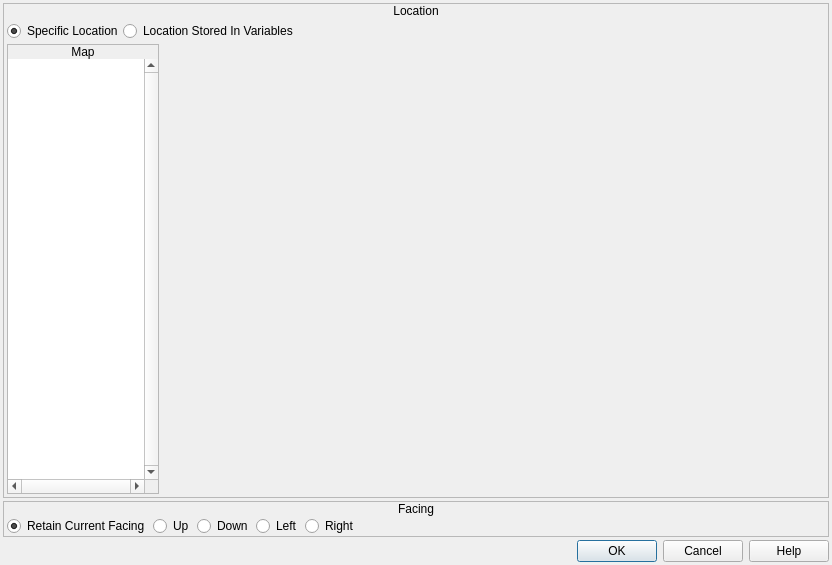
<?xml version="1.0" encoding="UTF-8"?>
<ui version="4.0">
 <class>ConfigureEvent_Teleport</class>
 <widget class="QDialog" name="ConfigureEvent_Teleport">
  <property name="geometry">
   <rect>
    <x>0</x>
    <y>0</y>
    <width>832</width>
    <height>565</height>
   </rect>
  </property>
  <property name="windowTitle">
   <string>Teleport</string>
  </property>
  <property name="windowIcon">
   <iconset resource="gui_icons.qrc">
    <normaloff>:/icons/openrpgmaker.png</normaloff>:/icons/openrpgmaker.png</iconset>
  </property>
  <property name="styleSheet">
   <string notr="true">.QFrame
{
	border-width: 1px;
	border-style: solid;
	border-color: palette(window-text);
}

.QFrame&gt;QLabel
{
	border-width: 0px;
	background-color: palette(window-text);
	color: palette(window);
	font-weight: bold;
}

.QFrame&gt;QCheckBox
{
	background-color: palette(window-text);
	border-width: 0px;
	border-style: none;
	color: palette(window);
	spacing: 3px;
	font-weight: bold;
	padding: 0px 0px 0px 3px;
}

.QFrame&gt;QCheckBox::indicator
{
	min-width: 8px;
	max-width: 8px;
	min-height: 8px;
	max-height: 8px;
	width: 8px;
	height: 8px;
	border-width: 2px;
	border-radius: 0px;
	border-style: ridge;
	border-color: palette(mid);
}

.QFrame&gt;QCheckBox::indicator:unchecked
{
	background-color: palette(base);
}

.QFrame&gt;QCheckBox::indicator:checked
{
	background-color: palette(window-text);
}

.QFrame&gt;QCheckBox::indicator:hover
{
	border-color: palette(highlight);
}</string>
  </property>
  <layout class="QVBoxLayout" name="verticalLayout_12">
   <property name="spacing">
    <number>3</number>
   </property>
   <property name="margin">
    <number>3</number>
   </property>
   <item>
    <widget class="QFrame" name="frame">
     <property name="frameShape">
      <enum>QFrame::StyledPanel</enum>
     </property>
     <property name="frameShadow">
      <enum>QFrame::Raised</enum>
     </property>
     <layout class="QVBoxLayout" name="verticalLayout">
      <property name="spacing">
       <number>0</number>
      </property>
      <property name="margin">
       <number>0</number>
      </property>
      <item>
       <widget class="QLabel" name="label">
        <property name="sizePolicy">
         <sizepolicy hsizetype="Preferred" vsizetype="Fixed">
          <horstretch>0</horstretch>
          <verstretch>0</verstretch>
         </sizepolicy>
        </property>
        <property name="text">
         <string>Location</string>
        </property>
        <property name="alignment">
         <set>Qt::AlignCenter</set>
        </property>
       </widget>
      </item>
      <item>
       <widget class="QWidget" name="widget" native="true">
        <layout class="QVBoxLayout" name="verticalLayout_2">
         <property name="spacing">
          <number>3</number>
         </property>
         <property name="margin">
          <number>3</number>
         </property>
         <item>
          <widget class="QWidget" name="widget_2" native="true">
           <property name="sizePolicy">
            <sizepolicy hsizetype="Preferred" vsizetype="Fixed">
             <horstretch>0</horstretch>
             <verstretch>0</verstretch>
            </sizepolicy>
           </property>
           <layout class="QHBoxLayout" name="horizontalLayout">
            <property name="spacing">
             <number>0</number>
            </property>
            <property name="margin">
             <number>0</number>
            </property>
            <item>
             <widget class="QRadioButton" name="rbSpecificLocation">
              <property name="sizePolicy">
               <sizepolicy hsizetype="Fixed" vsizetype="Fixed">
                <horstretch>0</horstretch>
                <verstretch>0</verstretch>
               </sizepolicy>
              </property>
              <property name="text">
               <string>Specific Location</string>
              </property>
              <property name="checked">
               <bool>true</bool>
              </property>
             </widget>
            </item>
            <item>
             <widget class="QRadioButton" name="rbStoredLocation">
              <property name="sizePolicy">
               <sizepolicy hsizetype="Fixed" vsizetype="Fixed">
                <horstretch>0</horstretch>
                <verstretch>0</verstretch>
               </sizepolicy>
              </property>
              <property name="text">
               <string>Location Stored In Variables</string>
              </property>
             </widget>
            </item>
            <item>
             <widget class="QWidget" name="widget_8" native="true"/>
            </item>
           </layout>
          </widget>
         </item>
         <item>
          <widget class="QStackedWidget" name="stackedWidget">
           <property name="currentIndex">
            <number>1</number>
           </property>
           <widget class="QWidget" name="wVariables">
            <layout class="QVBoxLayout" name="verticalLayout_5">
             <property name="spacing">
              <number>3</number>
             </property>
             <property name="margin">
              <number>0</number>
             </property>
             <item>
              <widget class="QWidget" name="widget_9" native="true">
               <property name="sizePolicy">
                <sizepolicy hsizetype="Preferred" vsizetype="Fixed">
                 <horstretch>0</horstretch>
                 <verstretch>0</verstretch>
                </sizepolicy>
               </property>
               <layout class="QHBoxLayout" name="horizontalLayout_4">
                <property name="spacing">
                 <number>3</number>
                </property>
                <property name="margin">
                 <number>0</number>
                </property>
                <item>
                 <widget class="QFrame" name="frame_2">
                  <property name="sizePolicy">
                   <sizepolicy hsizetype="Fixed" vsizetype="Fixed">
                    <horstretch>0</horstretch>
                    <verstretch>0</verstretch>
                   </sizepolicy>
                  </property>
                  <property name="frameShape">
                   <enum>QFrame::StyledPanel</enum>
                  </property>
                  <property name="frameShadow">
                   <enum>QFrame::Raised</enum>
                  </property>
                  <layout class="QVBoxLayout" name="verticalLayout_6">
                   <property name="spacing">
                    <number>0</number>
                   </property>
                   <property name="margin">
                    <number>0</number>
                   </property>
                   <item>
                    <widget class="QLabel" name="label_5">
                     <property name="sizePolicy">
                      <sizepolicy hsizetype="Preferred" vsizetype="Fixed">
                       <horstretch>0</horstretch>
                       <verstretch>0</verstretch>
                      </sizepolicy>
                     </property>
                     <property name="text">
                      <string>Variables</string>
                     </property>
                     <property name="alignment">
                      <set>Qt::AlignCenter</set>
                     </property>
                    </widget>
                   </item>
                   <item>
                    <widget class="QWidget" name="widget_3" native="true">
                     <layout class="QHBoxLayout" name="horizontalLayout_2">
                      <property name="spacing">
                       <number>3</number>
                      </property>
                      <property name="margin">
                       <number>0</number>
                      </property>
                      <item>
                       <widget class="QWidget" name="widget_5" native="true">
                        <property name="sizePolicy">
                         <sizepolicy hsizetype="Fixed" vsizetype="Preferred">
                          <horstretch>0</horstretch>
                          <verstretch>0</verstretch>
                         </sizepolicy>
                        </property>
                        <layout class="QVBoxLayout" name="verticalLayout_3">
                         <property name="spacing">
                          <number>3</number>
                         </property>
                         <property name="margin">
                          <number>0</number>
                         </property>
                         <item>
                          <widget class="QLabel" name="label_4">
                           <property name="sizePolicy">
                            <sizepolicy hsizetype="Preferred" vsizetype="Fixed">
                             <horstretch>0</horstretch>
                             <verstretch>0</verstretch>
                            </sizepolicy>
                           </property>
                           <property name="text">
                            <string>Map Variable:</string>
                           </property>
                          </widget>
                         </item>
                         <item>
                          <widget class="QLabel" name="label_2">
                           <property name="sizePolicy">
                            <sizepolicy hsizetype="Preferred" vsizetype="Fixed">
                             <horstretch>0</horstretch>
                             <verstretch>0</verstretch>
                            </sizepolicy>
                           </property>
                           <property name="text">
                            <string>X Variable:</string>
                           </property>
                          </widget>
                         </item>
                         <item>
                          <widget class="QLabel" name="label_3">
                           <property name="sizePolicy">
                            <sizepolicy hsizetype="Preferred" vsizetype="Fixed">
                             <horstretch>0</horstretch>
                             <verstretch>0</verstretch>
                            </sizepolicy>
                           </property>
                           <property name="text">
                            <string>Y Variable: </string>
                           </property>
                          </widget>
                         </item>
                         <item>
                          <widget class="QLabel" name="label_7">
                           <property name="sizePolicy">
                            <sizepolicy hsizetype="Preferred" vsizetype="Fixed">
                             <horstretch>0</horstretch>
                             <verstretch>0</verstretch>
                            </sizepolicy>
                           </property>
                           <property name="text">
                            <string>Layer Variable:</string>
                           </property>
                          </widget>
                         </item>
                        </layout>
                       </widget>
                      </item>
                      <item>
                       <widget class="QWidget" name="widget_7" native="true">
                        <layout class="QVBoxLayout" name="verticalLayout_4">
                         <property name="spacing">
                          <number>3</number>
                         </property>
                         <property name="margin">
                          <number>0</number>
                         </property>
                         <item>
                          <widget class="QWidget" name="wMapVariable" native="true">
                           <layout class="QHBoxLayout" name="horizontalLayout_38">
                            <property name="spacing">
                             <number>0</number>
                            </property>
                            <property name="margin">
                             <number>0</number>
                            </property>
                            <item>
                             <widget class="QLabel" name="lblMapVariable">
                              <property name="sizePolicy">
                               <sizepolicy hsizetype="Preferred" vsizetype="Preferred">
                                <horstretch>0</horstretch>
                                <verstretch>0</verstretch>
                               </sizepolicy>
                              </property>
                              <property name="minimumSize">
                               <size>
                                <width>300</width>
                                <height>0</height>
                               </size>
                              </property>
                              <property name="font">
                               <font>
                                <family>Monospace</family>
                               </font>
                              </property>
                              <property name="styleSheet">
                               <string notr="true">background-color: palette(base);</string>
                              </property>
                              <property name="frameShape">
                               <enum>QFrame::Panel</enum>
                              </property>
                              <property name="frameShadow">
                               <enum>QFrame::Sunken</enum>
                              </property>
                              <property name="lineWidth">
                               <number>2</number>
                              </property>
                              <property name="text">
                               <string/>
                              </property>
                             </widget>
                            </item>
                            <item>
                             <widget class="QToolButton" name="bBrowseMapVariables">
                              <property name="text">
                               <string>...</string>
                              </property>
                              <property name="icon">
                               <iconset resource="gui_icons.qrc">
                                <normaloff>:/icons/fileopen.png</normaloff>:/icons/fileopen.png</iconset>
                              </property>
                             </widget>
                            </item>
                           </layout>
                          </widget>
                         </item>
                         <item>
                          <widget class="QWidget" name="wXVariable" native="true">
                           <layout class="QHBoxLayout" name="horizontalLayout_39">
                            <property name="spacing">
                             <number>0</number>
                            </property>
                            <property name="margin">
                             <number>0</number>
                            </property>
                            <item>
                             <widget class="QLabel" name="lblXVariable">
                              <property name="sizePolicy">
                               <sizepolicy hsizetype="Preferred" vsizetype="Preferred">
                                <horstretch>0</horstretch>
                                <verstretch>0</verstretch>
                               </sizepolicy>
                              </property>
                              <property name="minimumSize">
                               <size>
                                <width>300</width>
                                <height>0</height>
                               </size>
                              </property>
                              <property name="font">
                               <font>
                                <family>Monospace</family>
                               </font>
                              </property>
                              <property name="styleSheet">
                               <string notr="true">background-color: palette(base);</string>
                              </property>
                              <property name="frameShape">
                               <enum>QFrame::Panel</enum>
                              </property>
                              <property name="frameShadow">
                               <enum>QFrame::Sunken</enum>
                              </property>
                              <property name="lineWidth">
                               <number>2</number>
                              </property>
                              <property name="text">
                               <string/>
                              </property>
                             </widget>
                            </item>
                            <item>
                             <widget class="QToolButton" name="bBrowseXVariables">
                              <property name="text">
                               <string>...</string>
                              </property>
                              <property name="icon">
                               <iconset resource="gui_icons.qrc">
                                <normaloff>:/icons/fileopen.png</normaloff>:/icons/fileopen.png</iconset>
                              </property>
                             </widget>
                            </item>
                           </layout>
                          </widget>
                         </item>
                         <item>
                          <widget class="QWidget" name="wYVariable" native="true">
                           <layout class="QHBoxLayout" name="horizontalLayout_40">
                            <property name="spacing">
                             <number>0</number>
                            </property>
                            <property name="margin">
                             <number>0</number>
                            </property>
                            <item>
                             <widget class="QLabel" name="lblYVariable">
                              <property name="sizePolicy">
                               <sizepolicy hsizetype="Preferred" vsizetype="Preferred">
                                <horstretch>0</horstretch>
                                <verstretch>0</verstretch>
                               </sizepolicy>
                              </property>
                              <property name="minimumSize">
                               <size>
                                <width>300</width>
                                <height>0</height>
                               </size>
                              </property>
                              <property name="font">
                               <font>
                                <family>Monospace</family>
                               </font>
                              </property>
                              <property name="styleSheet">
                               <string notr="true">background-color: palette(base);</string>
                              </property>
                              <property name="frameShape">
                               <enum>QFrame::Panel</enum>
                              </property>
                              <property name="frameShadow">
                               <enum>QFrame::Sunken</enum>
                              </property>
                              <property name="lineWidth">
                               <number>2</number>
                              </property>
                              <property name="text">
                               <string/>
                              </property>
                             </widget>
                            </item>
                            <item>
                             <widget class="QToolButton" name="bBrowseYVariables">
                              <property name="text">
                               <string>...</string>
                              </property>
                              <property name="icon">
                               <iconset resource="gui_icons.qrc">
                                <normaloff>:/icons/fileopen.png</normaloff>:/icons/fileopen.png</iconset>
                              </property>
                             </widget>
                            </item>
                           </layout>
                          </widget>
                         </item>
                         <item>
                          <widget class="QWidget" name="wLayerVariable" native="true">
                           <layout class="QHBoxLayout" name="horizontalLayout_42">
                            <property name="spacing">
                             <number>0</number>
                            </property>
                            <property name="margin">
                             <number>0</number>
                            </property>
                            <item>
                             <widget class="QLabel" name="lblLayerVariable">
                              <property name="sizePolicy">
                               <sizepolicy hsizetype="Preferred" vsizetype="Preferred">
                                <horstretch>0</horstretch>
                                <verstretch>0</verstretch>
                               </sizepolicy>
                              </property>
                              <property name="minimumSize">
                               <size>
                                <width>300</width>
                                <height>0</height>
                               </size>
                              </property>
                              <property name="font">
                               <font>
                                <family>Monospace</family>
                               </font>
                              </property>
                              <property name="styleSheet">
                               <string notr="true">background-color: palette(base);</string>
                              </property>
                              <property name="frameShape">
                               <enum>QFrame::Panel</enum>
                              </property>
                              <property name="frameShadow">
                               <enum>QFrame::Sunken</enum>
                              </property>
                              <property name="lineWidth">
                               <number>2</number>
                              </property>
                              <property name="text">
                               <string/>
                              </property>
                             </widget>
                            </item>
                            <item>
                             <widget class="QToolButton" name="bBrowseLayerVariables">
                              <property name="text">
                               <string>...</string>
                              </property>
                              <property name="icon">
                               <iconset resource="gui_icons.qrc">
                                <normaloff>:/icons/fileopen.png</normaloff>:/icons/fileopen.png</iconset>
                              </property>
                             </widget>
                            </item>
                           </layout>
                          </widget>
                         </item>
                        </layout>
                       </widget>
                      </item>
                     </layout>
                    </widget>
                   </item>
                  </layout>
                 </widget>
                </item>
                <item>
                 <widget class="QFrame" name="frame_5">
                  <property name="frameShape">
                   <enum>QFrame::StyledPanel</enum>
                  </property>
                  <property name="frameShadow">
                   <enum>QFrame::Raised</enum>
                  </property>
                 </widget>
                </item>
               </layout>
              </widget>
             </item>
             <item>
              <widget class="QFrame" name="frame_3">
               <property name="frameShape">
                <enum>QFrame::StyledPanel</enum>
               </property>
               <property name="frameShadow">
                <enum>QFrame::Raised</enum>
               </property>
              </widget>
             </item>
            </layout>
           </widget>
           <widget class="QWidget" name="wMap">
            <layout class="QHBoxLayout" name="horizontalLayout_3">
             <property name="spacing">
              <number>3</number>
             </property>
             <property name="margin">
              <number>0</number>
             </property>
             <item>
              <widget class="QFrame" name="frame_4">
               <property name="sizePolicy">
                <sizepolicy hsizetype="Fixed" vsizetype="Preferred">
                 <horstretch>0</horstretch>
                 <verstretch>0</verstretch>
                </sizepolicy>
               </property>
               <property name="frameShape">
                <enum>QFrame::StyledPanel</enum>
               </property>
               <property name="frameShadow">
                <enum>QFrame::Raised</enum>
               </property>
               <layout class="QVBoxLayout" name="verticalLayout_7">
                <property name="spacing">
                 <number>0</number>
                </property>
                <property name="margin">
                 <number>0</number>
                </property>
                <item>
                 <widget class="QLabel" name="label_6">
                  <property name="sizePolicy">
                   <sizepolicy hsizetype="Preferred" vsizetype="Fixed">
                    <horstretch>0</horstretch>
                    <verstretch>0</verstretch>
                   </sizepolicy>
                  </property>
                  <property name="text">
                   <string>Map</string>
                  </property>
                  <property name="alignment">
                   <set>Qt::AlignCenter</set>
                  </property>
                 </widget>
                </item>
                <item>
                 <widget class="QWidget" name="widget_4" native="true">
                  <layout class="QVBoxLayout" name="verticalLayout_8">
                   <property name="spacing">
                    <number>0</number>
                   </property>
                   <property name="margin">
                    <number>0</number>
                   </property>
                   <item>
                    <widget class="QTreeWidget" name="twMapList">
                     <property name="sizePolicy">
                      <sizepolicy hsizetype="Fixed" vsizetype="Expanding">
                       <horstretch>0</horstretch>
                       <verstretch>0</verstretch>
                      </sizepolicy>
                     </property>
                     <property name="minimumSize">
                      <size>
                       <width>150</width>
                       <height>0</height>
                      </size>
                     </property>
                     <property name="maximumSize">
                      <size>
                       <width>150</width>
                       <height>16777215</height>
                      </size>
                     </property>
                     <property name="contextMenuPolicy">
                      <enum>Qt::CustomContextMenu</enum>
                     </property>
                     <property name="acceptDrops">
                      <bool>true</bool>
                     </property>
                     <property name="frameShape">
                      <enum>QFrame::NoFrame</enum>
                     </property>
                     <property name="verticalScrollBarPolicy">
                      <enum>Qt::ScrollBarAlwaysOn</enum>
                     </property>
                     <property name="horizontalScrollBarPolicy">
                      <enum>Qt::ScrollBarAlwaysOn</enum>
                     </property>
                     <property name="editTriggers">
                      <set>QAbstractItemView::NoEditTriggers</set>
                     </property>
                     <property name="dragEnabled">
                      <bool>true</bool>
                     </property>
                     <property name="dragDropMode">
                      <enum>QAbstractItemView::InternalMove</enum>
                     </property>
                     <property name="defaultDropAction">
                      <enum>Qt::MoveAction</enum>
                     </property>
                     <property name="selectionBehavior">
                      <enum>QAbstractItemView::SelectItems</enum>
                     </property>
                     <property name="rootIsDecorated">
                      <bool>false</bool>
                     </property>
                     <attribute name="headerVisible">
                      <bool>false</bool>
                     </attribute>
                     <column>
                      <property name="text">
                       <string>Map</string>
                      </property>
                     </column>
                    </widget>
                   </item>
                  </layout>
                 </widget>
                </item>
               </layout>
              </widget>
             </item>
             <item>
              <widget class="MapLocation" name="wLocation" native="true">
               <property name="minimumSize">
                <size>
                 <width>663</width>
                 <height>442</height>
                </size>
               </property>
               <property name="maximumSize">
                <size>
                 <width>663</width>
                 <height>442</height>
                </size>
               </property>
              </widget>
             </item>
            </layout>
           </widget>
          </widget>
         </item>
        </layout>
       </widget>
      </item>
     </layout>
    </widget>
   </item>
   <item>
    <widget class="QFrame" name="frame_6">
     <property name="sizePolicy">
      <sizepolicy hsizetype="Preferred" vsizetype="Fixed">
       <horstretch>0</horstretch>
       <verstretch>0</verstretch>
      </sizepolicy>
     </property>
     <property name="frameShape">
      <enum>QFrame::StyledPanel</enum>
     </property>
     <property name="frameShadow">
      <enum>QFrame::Raised</enum>
     </property>
     <layout class="QVBoxLayout" name="verticalLayout_11">
      <property name="spacing">
       <number>0</number>
      </property>
      <property name="margin">
       <number>0</number>
      </property>
      <item>
       <widget class="QLabel" name="label_8">
        <property name="sizePolicy">
         <sizepolicy hsizetype="Preferred" vsizetype="Fixed">
          <horstretch>0</horstretch>
          <verstretch>0</verstretch>
         </sizepolicy>
        </property>
        <property name="text">
         <string>Facing</string>
        </property>
        <property name="alignment">
         <set>Qt::AlignCenter</set>
        </property>
       </widget>
      </item>
      <item>
       <widget class="QWidget" name="widget_6" native="true">
        <layout class="QHBoxLayout" name="horizontalLayout_5">
         <property name="spacing">
          <number>3</number>
         </property>
         <property name="leftMargin">
          <number>3</number>
         </property>
         <property name="topMargin">
          <number>0</number>
         </property>
         <property name="rightMargin">
          <number>3</number>
         </property>
         <property name="bottomMargin">
          <number>0</number>
         </property>
         <item>
          <widget class="QRadioButton" name="rbRetainCurrentFacing">
           <property name="sizePolicy">
            <sizepolicy hsizetype="Fixed" vsizetype="Fixed">
             <horstretch>0</horstretch>
             <verstretch>0</verstretch>
            </sizepolicy>
           </property>
           <property name="text">
            <string>Retain Current Facing</string>
           </property>
           <property name="checked">
            <bool>true</bool>
           </property>
          </widget>
         </item>
         <item>
          <widget class="QRadioButton" name="rbFaceUp">
           <property name="sizePolicy">
            <sizepolicy hsizetype="Fixed" vsizetype="Fixed">
             <horstretch>0</horstretch>
             <verstretch>0</verstretch>
            </sizepolicy>
           </property>
           <property name="text">
            <string>Up</string>
           </property>
          </widget>
         </item>
         <item>
          <widget class="QRadioButton" name="rbFaceDown">
           <property name="sizePolicy">
            <sizepolicy hsizetype="Fixed" vsizetype="Fixed">
             <horstretch>0</horstretch>
             <verstretch>0</verstretch>
            </sizepolicy>
           </property>
           <property name="text">
            <string>Down</string>
           </property>
          </widget>
         </item>
         <item>
          <widget class="QRadioButton" name="rbFaceLeft">
           <property name="sizePolicy">
            <sizepolicy hsizetype="Fixed" vsizetype="Fixed">
             <horstretch>0</horstretch>
             <verstretch>0</verstretch>
            </sizepolicy>
           </property>
           <property name="text">
            <string>Left</string>
           </property>
          </widget>
         </item>
         <item>
          <widget class="QRadioButton" name="rbFaceRight">
           <property name="sizePolicy">
            <sizepolicy hsizetype="Fixed" vsizetype="Fixed">
             <horstretch>0</horstretch>
             <verstretch>0</verstretch>
            </sizepolicy>
           </property>
           <property name="text">
            <string>Right</string>
           </property>
          </widget>
         </item>
         <item>
          <widget class="QWidget" name="widget_10" native="true"/>
         </item>
        </layout>
       </widget>
      </item>
     </layout>
    </widget>
   </item>
   <item>
    <widget class="QDialogButtonBox" name="buttonBox">
     <property name="orientation">
      <enum>Qt::Horizontal</enum>
     </property>
     <property name="standardButtons">
      <set>QDialogButtonBox::Cancel|QDialogButtonBox::Help|QDialogButtonBox::Ok</set>
     </property>
    </widget>
   </item>
  </layout>
 </widget>
 <customwidgets>
  <customwidget>
   <class>MapLocation</class>
   <extends>QWidget</extends>
   <header>maplocation.h</header>
   <container>1</container>
  </customwidget>
 </customwidgets>
 <resources>
  <include location="gui_icons.qrc"/>
 </resources>
 <connections>
  <connection>
   <sender>buttonBox</sender>
   <signal>accepted()</signal>
   <receiver>ConfigureEvent_Teleport</receiver>
   <slot>accept()</slot>
   <hints>
    <hint type="sourcelabel">
     <x>248</x>
     <y>254</y>
    </hint>
    <hint type="destinationlabel">
     <x>157</x>
     <y>274</y>
    </hint>
   </hints>
  </connection>
  <connection>
   <sender>buttonBox</sender>
   <signal>rejected()</signal>
   <receiver>ConfigureEvent_Teleport</receiver>
   <slot>reject()</slot>
   <hints>
    <hint type="sourcelabel">
     <x>316</x>
     <y>260</y>
    </hint>
    <hint type="destinationlabel">
     <x>286</x>
     <y>274</y>
    </hint>
   </hints>
  </connection>
 </connections>
</ui>
